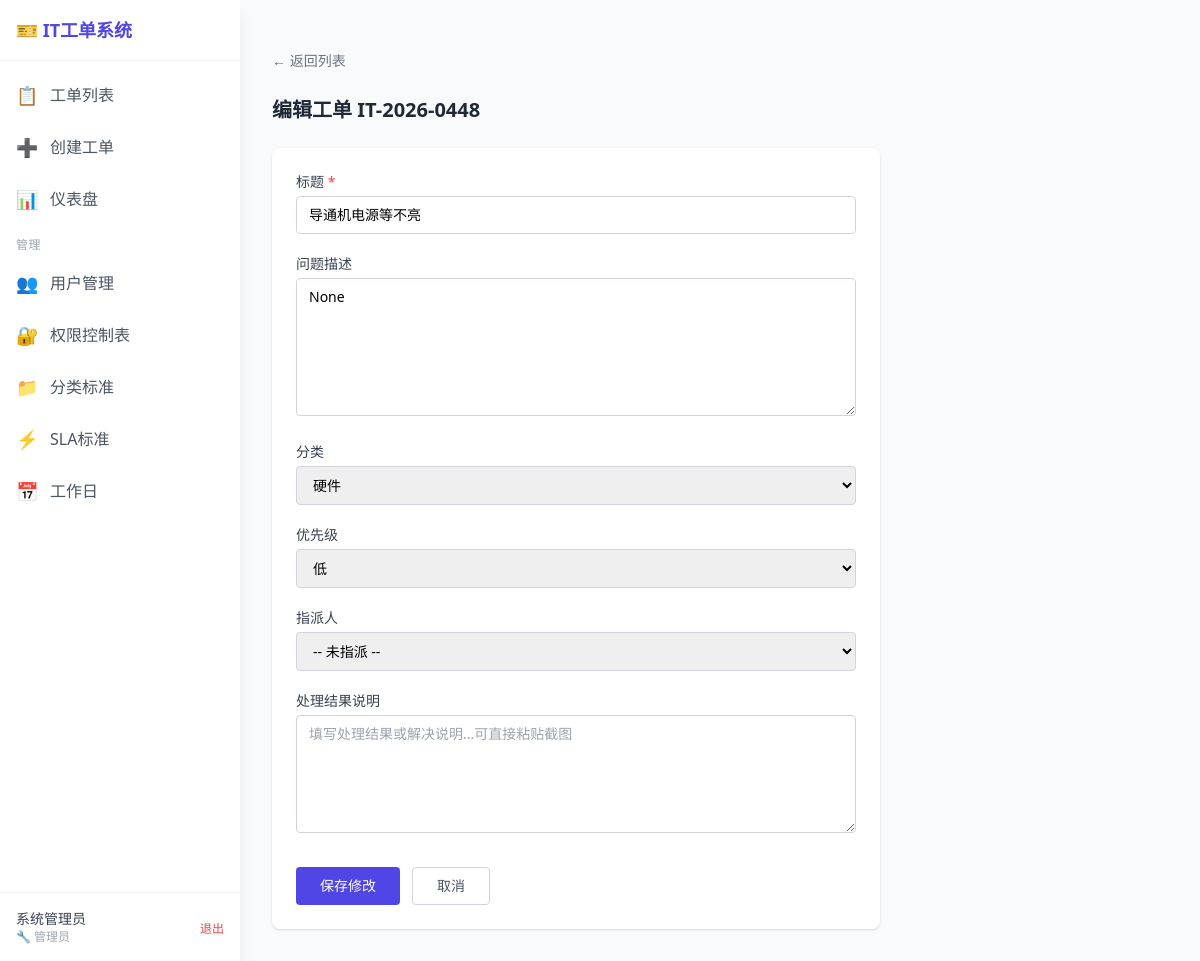
The app's page /tickets/448/edit (signed in), older data.
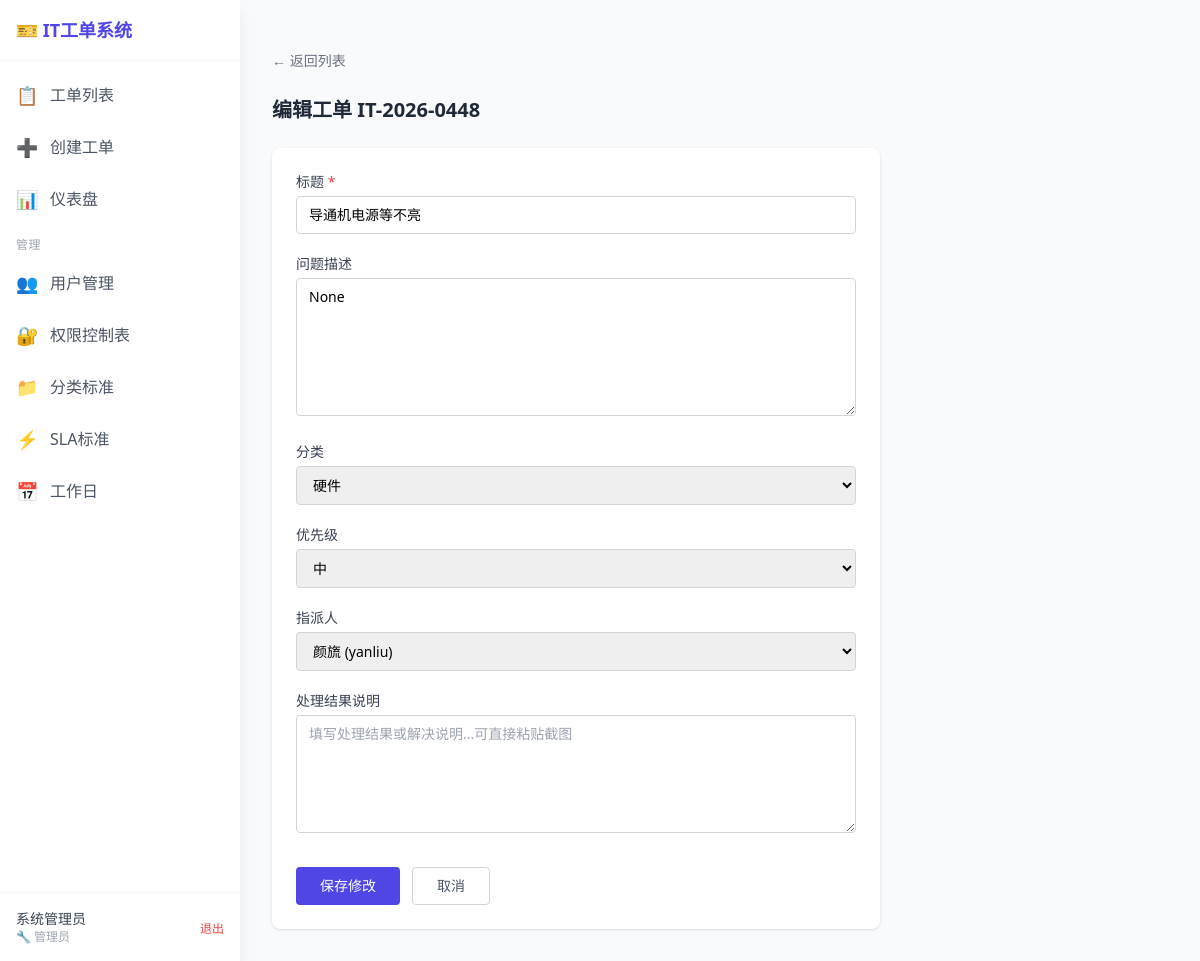
The same page, newer data.
### app/models/ticket.py (models this page shows)
class Ticket(Base):
    __tablename__ = "tickets"
    id: Mapped[int] = mapped_column(Integer, primary_key=True, autoincrement=True)
    title: Mapped[str] = mapped_column(String(200), nullable=False, index=True)
    description: Mapped[Optional[str]] = mapped_column(Text, nullable=True)
    status: Mapped[str] = mapped_column(String(20), nullable=False, default="pending", index=True)
    priority: Mapped[str] = mapped_column(String(20), nullable=False, default="medium")
    assignee: Mapped[Optional[str]] = mapped_column(String(100), nullable=True)
    category: Mapped[Optional[str]] = mapped_column(String(50), nullable=True)
    creator_name: Mapped[str] = mapped_column(String(100), nullable=False)
    resolution_notes: Mapped[Optional[str]] = mapped_column(Text, nullable=True)
    created_at: Mapped[datetime] = mapped_column(
        DateTime(timezone=True), default=lambda: now()
    )
    resolved_at: Mapped[Optional[datetime]] = mapped_column(DateTime(timezone=True), nullable=True)
    updated_at: Mapped[Optional[datetime]] = mapped_column(
        DateTime(timezone=True), nullable=True, onupdate=lambda: now()
    )
    ticket_number: Mapped[Optional[str]] = mapped_column(
        String(15), unique=True, nullable=True, index=True
    )
    sla_due_at: Mapped[Optional[datetime]] = mapped_column(DateTime(timezone=True), nullable=True)
    first_response_at: Mapped[Optional[datetime]] = mapped_column(
        DateTime(timezone=True), nullable=True
    )
    satisfaction: Mapped[Optional[str]] = mapped_column(
        String(20), nullable=True
    )  # satisfied / neutral / unsatisfied
    search_vector: Mapped[Optional[str]] = mapped_column(
        String, nullable=True
    )
    events: Mapped[List["TicketEvent"]] = relationship(
        "TicketEvent",
        back_populates="ticket",
        order_by="TicketEvent.created_at",
        cascade="all, delete-orphan",
        lazy="selectin",
    )
    attachments: Mapped[List["Attachment"]] = relationship(
        "Attachment",
        back_populates="ticket",
        order_by="Attachment.uploaded_at",
        cascade="all, delete-orphan",
        lazy="selectin",
    )

### app/models/category.py (models this page shows)
class Category(Base):
    __tablename__ = "categories"
    id: Mapped[int] = mapped_column(Integer, primary_key=True, autoincrement=True)
    name: Mapped[str] = mapped_column(String(50), unique=True, nullable=False)
    description: Mapped[Optional[str]] = mapped_column(String(200), nullable=True)
    is_active: Mapped[bool] = mapped_column(Boolean, default=True)
    sort_order: Mapped[int] = mapped_column(Integer, default=0)
    complexity_weight: Mapped[float] = mapped_column(default=1.0)
    created_at: Mapped[datetime] = mapped_column(
        DateTime(timezone=True), default=lambda: now()
    )

### app/models/user.py (models this page shows, shortened)
class User(Base):
    __tablename__ = "users"
    id: Mapped[int] = mapped_column(Integer, primary_key=True, autoincrement=True)
    username: Mapped[str] = mapped_column(String(50), unique=True, nullable=False, index=True)
    email: Mapped[Optional[str]] = mapped_column(String(255), nullable=True)
    password_hash: Mapped[str] = mapped_column(String(255), nullable=False)
    display_name: Mapped[str] = mapped_column(String(100), nullable=False)
    role: Mapped[str] = mapped_column(String(20), nullable=False, default="end_user")
    is_active: Mapped[bool] = mapped_column(Boolean, default=True)
    created_at: Mapped[datetime] = mapped_column(
        DateTime(timezone=True), default=lambda: now()
    )
    updated_at: Mapped[Optional[datetime]] = mapped_column(
        DateTime(timezone=True), nullable=True, onupdate=lambda: now()
    )

### app/routers/tickets.py (the view)
@router.get("/{ticket_id}/edit", response_class=HTMLResponse)
async def edit_ticket_form(
    request: Request, ticket_id: int,
    db: AsyncSession = Depends(get_db),
    current_user: User = Depends(require_user),
):
    ticket = await ticket_service.get_ticket(db, ticket_id)
    _check_ticket_access(ticket, current_user)
    categories = await category_service.get_active_categories(db)
    staff = await _get_staff(db)
    ctx = template_context(request, current_user, ticket=ticket,
                           categories=categories, staff=staff)
    return templates.TemplateResponse("tickets/form.html", ctx)

### app/templates/tickets/form.html (shortened to what the changed rows need)
{% extends "base.html" %}
{% block content %}
<div class="p-8 max-w-2xl">
    <div class="mb-6">
        <a href="/tickets" class="text-gray-500 hover:text-gray-700 text-sm">&larr; 返回列表</a>
    </div>
    <h2 class="text-xl font-bold text-gray-800 mb-6">
        {% if ticket %}编辑工单 {{ ticket.ticket_number or ('#' ~ ticket.id) }}{% else %}创建工单{% endif %}
    </h2>
    <form method="POST"
          action="{% if ticket %}/tickets/{{ ticket.id }}/edit{% else %}/tickets/new{% endif %}"
          class="bg-white rounded-lg shadow p-6 space-y-5">
        <div>
            <label class="block text-sm font-medium text-gray-700 mb-1">标题 <span class="text-red-500">*</span></label>
            <input type="text" name="title" required
                   value="{{ ticket.title if ticket else '' }}"
                   placeholder="简要描述问题"
                   class="w-full px-3 py-2 border border-gray-300 rounded text-sm focus:outline-none focus:ring-2 focus:ring-indigo-500">
        </div>
        <div>
            <label class="block text-sm font-medium text-gray-700 mb-1">问题描述</label>
            <textarea name="description" rows="6"
                      placeholder="详细描述遇到的问题...可直接粘贴截图"
                      class="w-full px-3 py-2 border border-gray-300 rounded text-sm focus:outline-none focus:ring-2 focus:ring-indigo-500 image-paste-area">{{ ticket.description if ticket else '' }}</textarea>
        </div>
        <div>
            <label class="block text-sm font-medium text-gray-700 mb-1">分类</label>
            <select name="category"
                    class="w-full px-3 py-2 border border-gray-300 rounded text-sm focus:outline-none focus:ring-2 focus:ring-indigo-500">
                {% for cat in categories %}
                <option value="{{ cat.name }}" {% if ticket and ticket.category == cat.name %}selected{% endif %}>{{ cat.name }}</option>
                {% endfor %}
            </select>
        </div>
        <div>
            <label class="block text-sm font-medium text-gray-700 mb-1">
                优先级
            </label>
            <select name="priority"
                    class="w-full px-3 py-2 border border-gray-300 rounded text-sm focus:outline-none focus:ring-2 focus:ring-indigo-500">
                <option value="低" {% if ticket and ticket.priority == '低' %}selected{% endif %}>低</option>
                <option value="中" {% if ticket and ticket.priority == '中' or (not ticket and True) %}selected{% endif %}>中</option>
            </select>
        </div>
        {% if ticket and current_user.is_admin %}
        <div>
            <label class="block text-sm font-medium text-gray-700 mb-1">指派人</label>
            {% if staff %}
            <select name="assignee" class="w-full px-3 py-2 border border-gray-300 rounded text-sm focus:outline-none focus:ring-2 focus:ring-indigo-500">
                <option value="">-- 未指派 --</option>
                {% for s in staff %}
                <option value="{{ s.display_name }}" {% if ticket.assignee == s.display_name %}selected{% endif %}>{{ s.display_name }} ({{ s.username }})</option>
                {% endfor %}
            </select>
            {% else %}
            <input type="text" name="assignee"
                   value="{{ ticket.assignee or '' }}"
                   placeholder="输入IT人员姓名"
                   class="w-full px-3 py-2 border border-gray-300 rounded text-sm focus:outline-none focus:ring-2 focus:ring-indigo-500">
            {% endif %}
        </div>
        <div>
        </div>
        {% endif %}
        <div class="flex gap-3 pt-2">
        </div>
    </form>
</div>
{% endblock %}

Row changes from the older to the newer data that the page shows:
changed Ticket "导通机电源等不亮": priority (not shown) → "中"; assignee (not shown) → "颜旒 (yanliu)"
Text that changed along with them:
form field priority: "低" → (not shown)
form field assignee: "-- 未指派 --" → (not shown)
